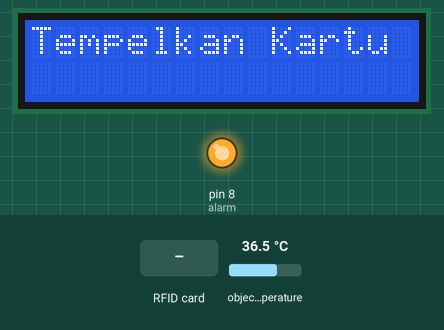
This sketch was run on a simulated Arduino Uno, built with avr-gcc and run on an emulated ATmega328P. Parts: 16×2 character LCD, output pins drawn as LEDs (lit = HIGH). Dashed ring = blinking. The inputs (shaded band) are chosen by the test bench; at power-on: object temperature 36.5 °C. Pins used as bus, display or sensor lines are not drawn.

Above: at 11.3 s.
11.4 s: RFID card AA C0 91 16 held to the reader
At 11.9 s:
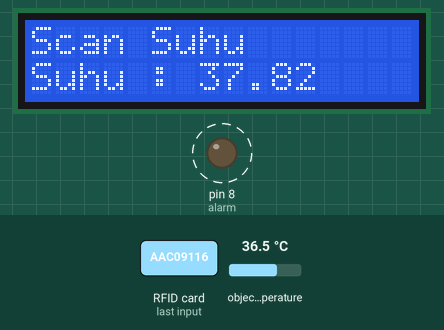
14.4 s: object temperature set to 36 °C
At 14.8 s:
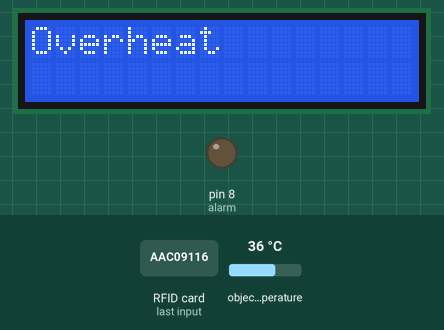
15.9 s: object temperature set to 35.4 °C
18.9 s: RFID card 5E 7A 19 C4 held to the reader
At 19.2 s:
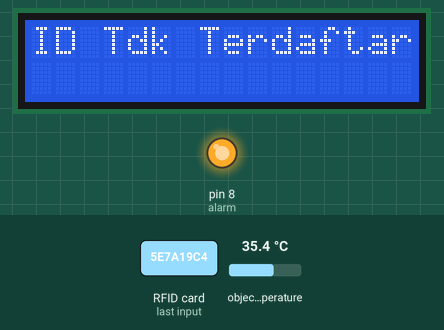
Timing chart, 0 to 21.9 s (numbered marks = the images above; inputs shaded):
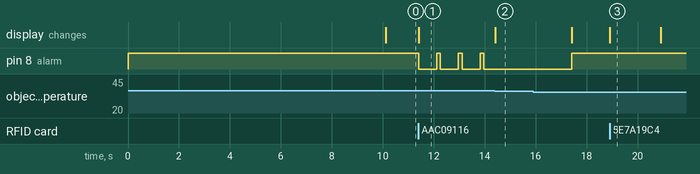

The sketch:

ABsensi_Mahasiswa.ino
```cpp
#include <Wire.h>
#include <Adafruit_MLX90614.h>
#include <SoftwareSerial.h>
#include <SPI.h>
#include <MFRC522.h>
#include <LiquidCrystal.h>
#define SS_PIN 10
#define RST_PIN 9
#define alarm 8

String ID[5] = {"AAC09116", "EB26A1C", "BC9ED54", "B152E312", "61824313"};
String Name[5] = {"AFIFAH", "CHINDY", "AKSA", "DOSEN", "DOSEN"};
String Status[5] = {"alpha", "alpha", "alpha", "alpha", "alpha"};
float temp[5] = {};

Adafruit_MLX90614 mlx = Adafruit_MLX90614();
MFRC522 rfid(SS_PIN, RST_PIN); // Instance of the class

LiquidCrystal lcd(2, 3, 4, 5, 6, 7);
SoftwareSerial kirim(16, 17); // RX | TX
MFRC522::MIFARE_Key key;

// Init array that will store new NUID
byte nuidPICC[3];

void setup() {

  pinMode(alarm, OUTPUT);
  digitalWrite(alarm, HIGH);
  Serial.begin(9600);
  kirim.begin(9600);
  lcd.begin(16, 2);
  lcd.setCursor(0, 0);
  lcd.print("Pengecekan Suhu");
  lcd.setCursor(0, 1);
  lcd.print("dan Absensi");
  delay(10000);
  mlx.begin();
  SPI.begin(); // Init SPI bus
  rfid.PCD_Init(); // Init MFRC522

  for (byte i = 0; i < 6; i++) {
    key.keyByte[i] = 0xFF;
  }
  begin_();
}

void begin_() {
  lcd.clear();
  //Serial.println("Silahkan Absen Sebelum Masuk");
  //Serial.println("Tempelkan IDchar Mu");
  lcd.clear();
  lcd.print("Tempelkan Kartu");
}

void loop() {

  // Look for new cards
  if ( ! rfid.PICC_IsNewCardPresent())
    return;

  // Verify if the NUID has been readed
  if ( ! rfid.PICC_ReadCardSerial())
    return;

  for (byte i = 0; i < 4; i++) {
    nuidPICC[i] = rfid.uid.uidByte[i];
  }
  byte dec = 0;
  for (byte i = 0; i < 5; i++) {
    if (ID[i] != printHex(rfid.uid.uidByte, rfid.uid.size)) {
      dec++;
      // Serial.print(dec);
    }
    if (dec == 5) {
      lcd.clear();
      lcd.print("ID Tdk Terdaftar");
      delay(2000);
      begin_();

      rfid.PICC_HaltA();
      rfid.PCD_StopCrypto1();
      return;
    }
  }

  lcd.clear();
  lcd.print("Scan Suhu");


  byte a = 1;
  unsigned long timer;
  timer = millis();
  //Serial.println("Silahkan Scan Suhu");

  while (a == 1) {
    alarmON();
    float suhu = mlx.readObjectTempC();
    float suhu_2 = suhu;
    //Serial.println(suhu);
    suhu = (0.4695459 * suhu) + 20.67419712;
    //suhu = suhu + 5;
    //Serial.print("Suhu tubuh = "); Serial.print(suhu); Serial.println("*C");
    lcd.setCursor(0, 1);
    lcd.print("Suhu : ");
    lcd.print(suhu);

    if (suhu >= 35 && suhu < 40) {

      if (millis() > timer + 3000) {
        a = 0;
        if (suhu > 37.4) {
          lcd.clear();
          lcd.print("Overheat");
          delay(3000);
          a = 0;
          begin_();
          timer = millis();
          digitalWrite(alarm, HIGH);
          return;
        }
        // Serial.println();
        // Serial.println();
        for (byte i = 0; i < 5; i++) {
          if (ID[i] == printHex(rfid.uid.uidByte, rfid.uid.size)) {
            if (Name[i] != "DOSEN") {
              lcd.clear();
              lcd.print("Nama :");
              lcd.print(Name[i]);
              lcd.setCursor(0, 1);
              lcd.print("Suhu :");
              lcd.print(suhu);
              lcd.write(B11011111);
              lcd.print("C");
              digitalWrite(alarm, HIGH);
              temp[i] = suhu;
              if (suhu >= 37.5) {
                Status[i] = "Sakit";
              }
              else {
                Status[i] = "Hadir";
              }
              //Serial.print(Name[i]);
              //Serial.println(Status[i]);
              //Serial.println(temp[i]);
              //digitalWrite(alarm, HIGH);
              kirim.print('*');
              delay(300);
              kirim.print(Name[i]);
              kirim.print('|');
              kirim.print(Status[i]);
              kirim.print('|');
              kirim.print(temp[i]);
              kirim.print('|');
              kirim.print('@');
              delay(15000);

            }
            else {
              // Serial.println("Dosen dah Masuk");
              lcd.clear();
              lcd.print("absen terkumpul");
              digitalWrite(alarm, HIGH);
              kirim.print('#');
              delay(300);
              for (int z = 0; z < 3; z++) {
                kirim.print(Name[z]);
                kirim.print('|');
                kirim.print(Status[z]);
                kirim.print('|');
                kirim.print(temp[z]);
                kirim.print('|');

                Status[z] = "alpha";
                temp[z] = 0;
              }
              kirim.print('@');

              delay(15000);
            }
          }
        }

        rfid.PICC_HaltA();
        rfid.PCD_StopCrypto1();
        // Serial.println();
        begin_();
      }
    }
    else {
      timer = millis();
    }
  }
}


String printHex(byte * buffer_, byte bufferSize) {
  String val = "";
  for (byte i = 0; i < bufferSize; i++) {
    val += String(buffer_[i], HEX);

  }
  val.toUpperCase();
  //Serial.println(val);
  return val;
}

unsigned long intervalON;
void alarmON() {
  if (millis() > intervalON + 700 && millis() < intervalON + 850) {
    digitalWrite(alarm, HIGH);
  }
  if (millis() > intervalON + 850) {
    digitalWrite(alarm, LOW);
    intervalON = millis();
  }
}
```

Measured:
- after the input at 11.4 s, pin 8 (alarm): alternates HIGH for 0.15 s and LOW for 0.70 s, starting at once; the display: changes at once (image 1)
- after the input at 18.9 s, the display: changes at once (image 3)
- what the display in image 3 shows lasts 2.0 s, from 18.9 s to 20.9 s
